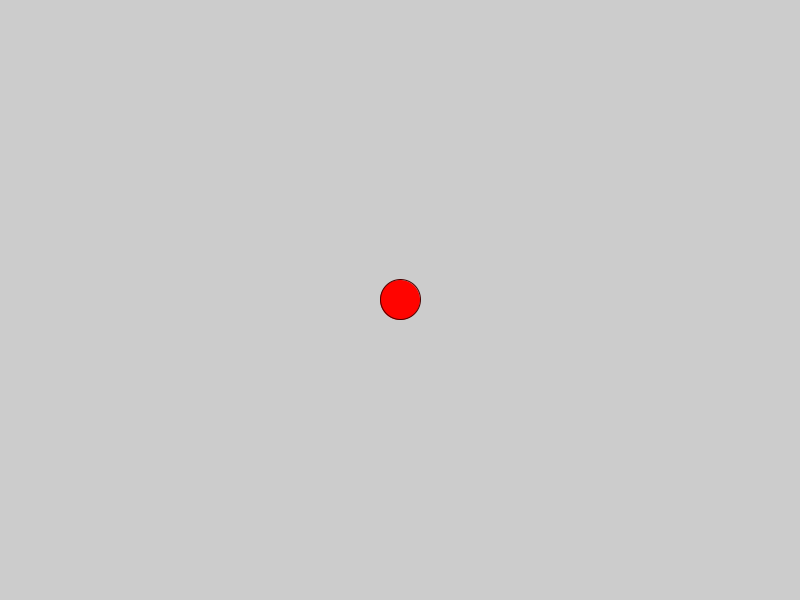
Frame 1 (no input)
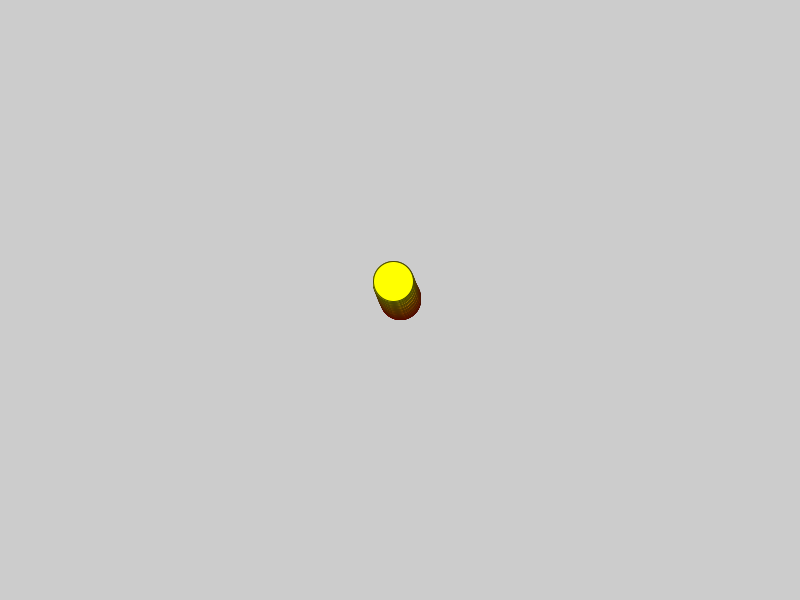
Frame 60 (the mouse pressed at the canvas centre just before this capture)
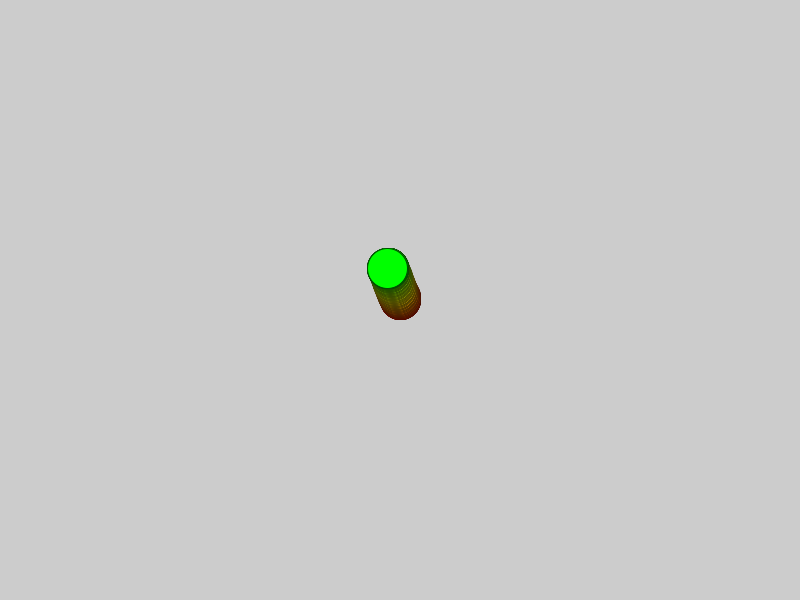
Frame 120 (the mouse held since frame 60 and released just before this capture)

The Processing sketch that drew these frames (run headless with seeded random() and noise(); from frame 60 on, the mouse is pressed at the canvas centre):

// Processing sketch: Wanderer
// ── Wanderer.pde
float locx, locy, velx, vely, accx, accy;
float sz = 40;

void setup() {
  colorMode(HSB, 360, 100, 100, 100);
  size (800, 600); 
  locx = width/2;
  locy = height/2;
  velx = 0;
  vely = 0;
  accx = random(-.05, .05);
  accy = random(-.05, .05);
}

void draw() {
  fill(frameCount%360, 100, 100);
  stroke(frameCount%360, 100, 30);
  accx = random(-.05, .05);
  accy = random(-.05, .05);
  velx += accx;
  vely += accy;
  velx = constrain(velx, -3, 3);
  vely = constrain(vely, -3, 3);
  locx += velx;
  locy += vely;
  ellipse(locx, locy, sz, sz);
  if (locx - sz/2 > width) {
    locx = -sz/2;
  }
  if (locx + sz/2 < 0) {
    locx = width + sz/2;
  }
  if (locy - sz/2 > height) {
    locy = -sz/2;
  }
  if (locy + sz/2 < 0) {
    locy = width + sz/2;
  }
}
